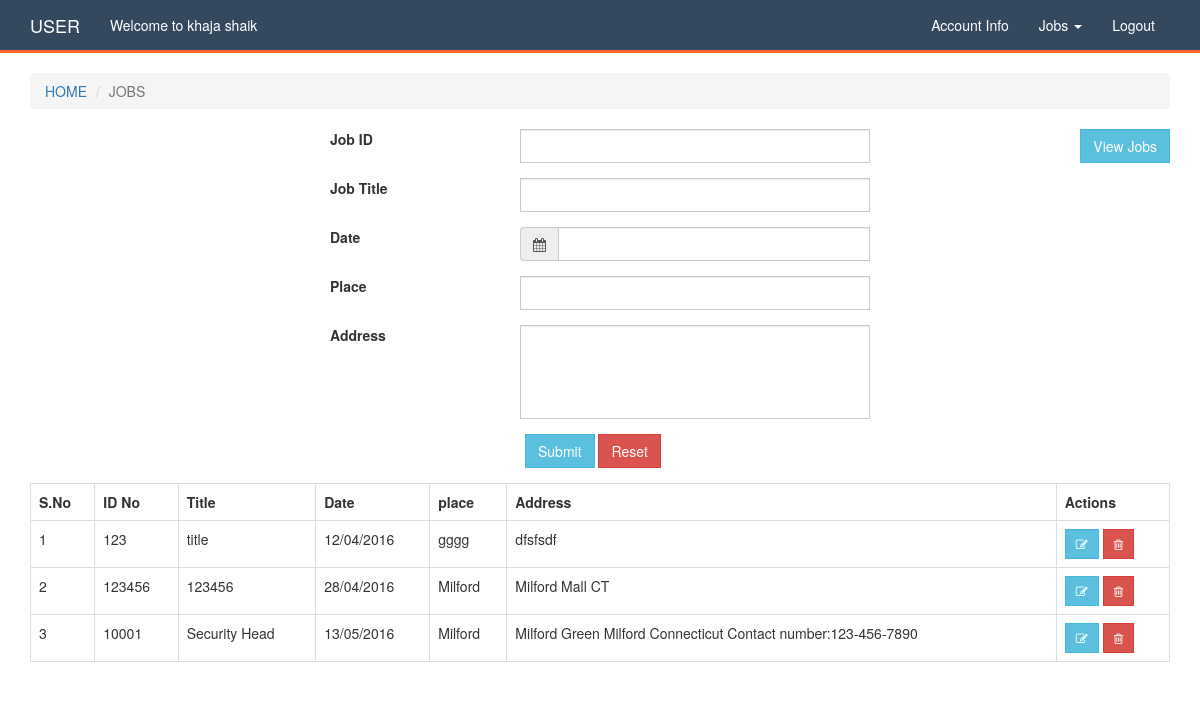
/jobs.php (signed in), run on the app's committed database.
### tables this page shows
CREATE TABLE IF NOT EXISTS `tbl_users` (
  `user_id` int(11) NOT NULL AUTO_INCREMENT,
  `first_name` varchar(100) NOT NULL,
  `last_name` varchar(100) NOT NULL,
  `email` varchar(150) NOT NULL,
  `password` varchar(150) NOT NULL,
  `department` varchar(50) NOT NULL,
  `level` varchar(50) NOT NULL,	
  `address1` varchar(150) NOT NULL,
  `address2` varchar(150) NOT NULL,
  `city` varchar(150) NOT NULL,
  `state` varchar(150) NOT NULL,
  `zip` varchar(150) NOT NULL,
  `mobile` varchar(50) NOT NULL,
  `role` varchar(100) NOT NULL,
  `date_of_registration` varchar(50) NOT NULL,
  `is_active` tinyint(1) NOT NULL DEFAULT '0',
  PRIMARY KEY (`user_id`)
);

CREATE TABLE IF NOT EXISTS `tbl_jobs` (
  `jobs_id` int(11) NOT NULL AUTO_INCREMENT,
  `job_id` varchar(100) NOT NULL,
  `title` varchar(200) NOT NULL,
  `date` varchar(50) NOT NULL,
  `place` varchar(150) NOT NULL,
  `address` varchar(250) NOT NULL,
  `is_active` tinyint(1) NOT NULL DEFAULT '1',
  PRIMARY KEY (`jobs_id`),
  UNIQUE KEY `job_id` (`job_id`)
);

### jobs.php (the view, shortened to what this page needs)
<?php include 'header.php';
$jobs_id = !empty($_GET['jobs_id']) ? $_GET['jobs_id'] : "";
$jobs = mysqli_query($link,"SELECT * FROM `tbl_jobs` WHERE `jobs_id`='".$jobs_id."'");
$job = mysqli_fetch_assoc($jobs);
?>
<section class="container">
    <article>
        <div class="col-md-offset-3 col-md-6">
            <form method="post" class="form-horizontal">
                <div class="form-group">
                    <label class="col-md-4">Job ID</label>
                    <div class="col-md-8">
                        <input type="text" class="form-control" name="job_id" value="<?= !empty($jobs_id) ? $job['job_id'] : ""; ?>" required/>
                    </div>
                </div>
                <div class="form-group">
                    <label class="col-md-4">Job Title</label>
                    <div class="col-md-8">
                        <input type="text" class="form-control" name="title" value="<?= !empty($jobs_id) ? $job['job_id'] : ""; ?>" required/>
                    </div>
                </div>
                <div class="form-group">
                    <label class="col-md-4">Date</label>
                    <div class="col-md-8">
                        <div class="input-group ">
                            <span class="input-group-addon"><i class="fa fa-calendar"></i> </span>
                            <input type="text" class="form-control datepicker" name="date" value="<?= !empty($jobs_id) ? $job['date'] : ""; ?>"/>
                        </div>
                    </div>
                </div>
                <div class="form-group">
                    <label class="col-md-4">Place</label>
                    <div class="col-md-8">
                        <input type="text" class="form-control" name="place" value="<?= !empty($jobs_id) ? $job['place'] : ""; ?>"/>
                    </div>
                </div>
                <div class="form-group">
                    <label class="col-md-4">Address</label>
                    <div class="col-md-8">
                        <textarea class="form-control" name="address" style="resize: none" rows="4"><?= !empty($jobs_id) ? $job['address'] : ""; ?></textarea>
                    </div>
                </div>
                <div class="col-md-offset-4 col-md-8">
                    <button type="submit" name="submit" class="btn btn-info">Submit</button> 					<a href="jobs.php"><button type="reset" class="btn btn-danger">Reset</button></a>
                </div>
            </form>
        </div>
    </article><div class="pull-right">	<a href="jobs-list.php"><button class="btn btn-info">View Jobs</button></a>	</div>
    <article class="table-list">
        <table class="table table-bordered">
            <tr>
                <th>S.No</th>
                <th>ID No</th>
                <th>Title</th>
                <th>Date</th>
                <th>place</th>
                <th>Address</th>
                <th>Actions</th>
            </tr>
            <?php
            $lists = mysqli_query($link,"SELECT * FROM `tbl_jobs` ORDER BY `jobs_id` ASC");
            $number = mysqli_num_rows($lists);
            if($number==0){
                echo "<tr><td colspan='7'>No Job lists are Posted yet</td>";
            }else{
                for($i=1;$i<=$number;$i++){
                    $list = mysqli_fetch_assoc($lists);
                    ?>
                    <tr>
                        <td><?= $i ?></td>
                        <td><?= $list['job_id'] ?></td>
                        <td><?= $list['title'] ?></td>
                        <td><?= $list['date'] ?></td>
                        <td><?= $list['place'] ?></td>
                        <td><?= $list['address'] ?></td>
                        <td>
                            <a href="jobs.php?jobs_id=<?= $list['jobs_id'] ?>" class="btn btn-sm btn-info"><i class="fa fa-edit"></i> </a>
                            <a href="jobs.php?del_id=<?= $list['jobs_id']; ?>" class="delete btn btn-sm btn-danger"><i class="fa fa-trash-o"></i></a>
                        </td>
                    </tr>
               <?php  }
                  }      ?>
        </table>
    </article>
</section>
</body></html>

### header.php (shortened to what this page needs)
<?php
    include 'config.php';
    function current_page()
    {
        return basename($_SERVER['PHP_SELF']);
    }
    $users = mysqli_query($link, "SELECT * FROM `tbl_users` WHERE `user_id`='" . $_SESSION['USER_ID'] . "'");
    $user = mysqli_fetch_assoc($users);
?>
<!DOCTYPE html>
<html>
<head>
    <link rel="stylesheet" href="css/bootstrap.min.css"/>
    <link rel="stylesheet" href="css/font-awesome.min.css"/>
    <link rel="stylesheet" href="css/bootstrap-datepicker3.min.css"/>
    <link rel="stylesheet" href="css/styles.css"/>
</head>
<body>
<nav class="navbar navbar-default">
    <div class="container">
        <div class="navbar-header">
            <a class="navbar-brand" href="#"><?= $_SESSION['ROLE'] ?></a>
        </div>
        <div class="collapse navbar-collapse" id="bs-example-navbar-collapse-1">
            <ul class="nav navbar-nav">
                <li><a href="#">Welcome to <?= $user['first_name'] . ' ' . $user['last_name'] ?></a></li>
            </ul>
            <ul class="nav navbar-nav navbar-right">
                <li><a href="profile.php">Account Info</a></li>
                <?php if ($_SESSION['ROLE'] == 'ADMIN') { ?>
                    <li><a href="security.php">Security Questions</a></li>
                    <li class="dropdown">
                        <a href="#" class="dropdown-toggle" data-toggle="dropdown" role="button" aria-haspopup="true" aria-expanded="false">Jobs
                            <span class="caret"></span></a>
                        <ul class="dropdown-menu">
                            <li><a href="jobs.php">Create Job</a></li>
                            <li><a href="jobs-list.php">View Job</a></li>
                            <li><a href="applied-jobs.php">Applied Jobs</a></li>
                        </ul>
                    </li>
                    <li><a href="availebility.php">User Availability</a></li>
                    <li><a href="users.php">Users</a></li>
                <?php } else { ?>
                    <li class="dropdown">
                        <a href="#" class="dropdown-toggle" data-toggle="dropdown" role="button" aria-haspopup="true" aria-expanded="false">Jobs
                            <span class="caret"></span></a>
                    </li>
                <?php } ?>
                <li><a href="logout.php">Logout</a></li>
            </ul>
        </div>
    </div>
</nav>
<?php
    $cur = current_page();
    $explode = explode(".", $cur);
?>
<div class="container">
    <ol class="breadcrumb" style="text-transform:uppercase">
        <li><a href="#">Home</a></li>
        <li class="active"><?= $explode[0]; ?></li>
    </ol>
</div>

### css/styles.css (style rules this page uses)
.form-control, .btn { border-radius: 0 }
.navbar-default { background: #34495E; border: 0; border-radius: 0; border-bottom: 3px solid #FF6633; }
.navbar-default a, .front-form a { color: #FFF !important; font-weight: 500; }
.table-list { float: left; width: 100%; margin-top: 15px; }

### data on the page
tbl_users: first_name "khaja", last_name "shaik"
tbl_jobs: job "123", title "title", date "12/04/2016", place "gggg", address "dfsfsdf"
tbl_jobs: job "123456", title "123456", date "28/04/2016", place "Milford", address "Milford Mall CT"
tbl_jobs: job "10001", title "Security Head", date "13/05/2016", place "Milford", address "Milford Green Milford Connecticut Contact number:123-456-7890"

### other printed values
$_SESSION['ROLE'] "USER"
$explode[0] "JOBS"
